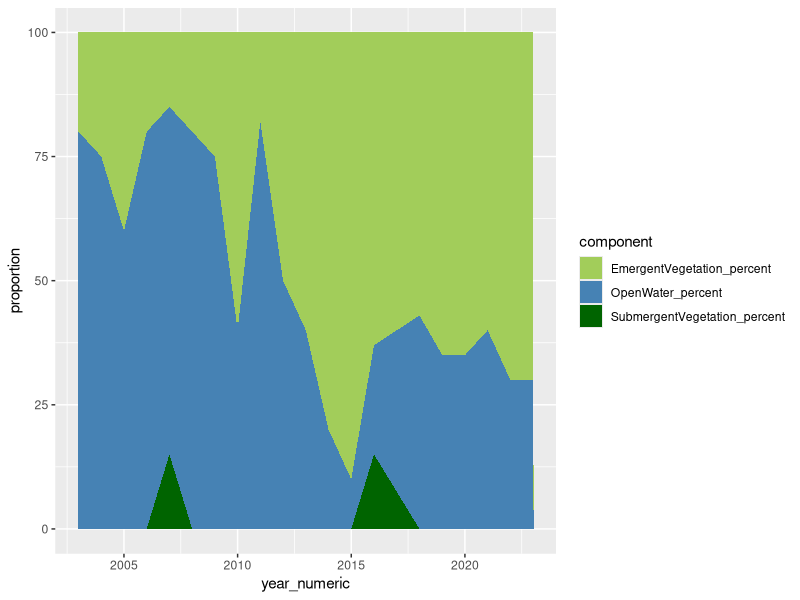
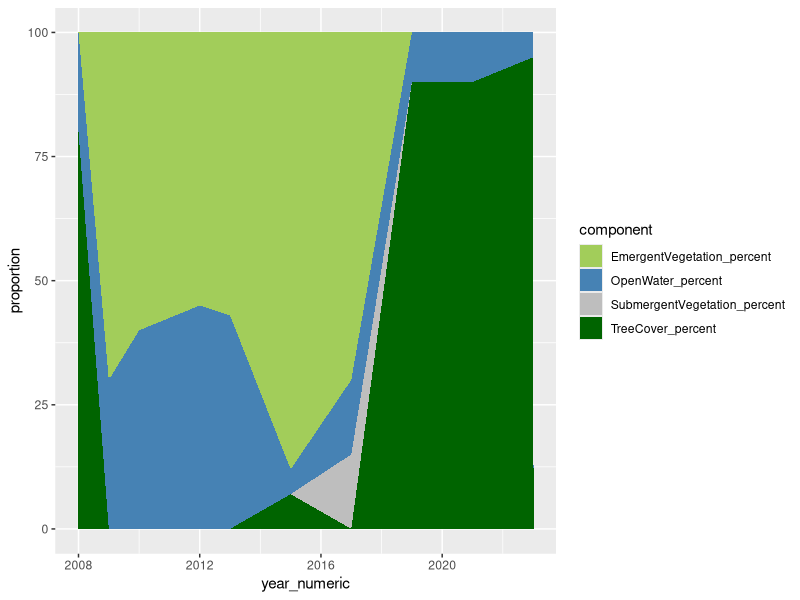
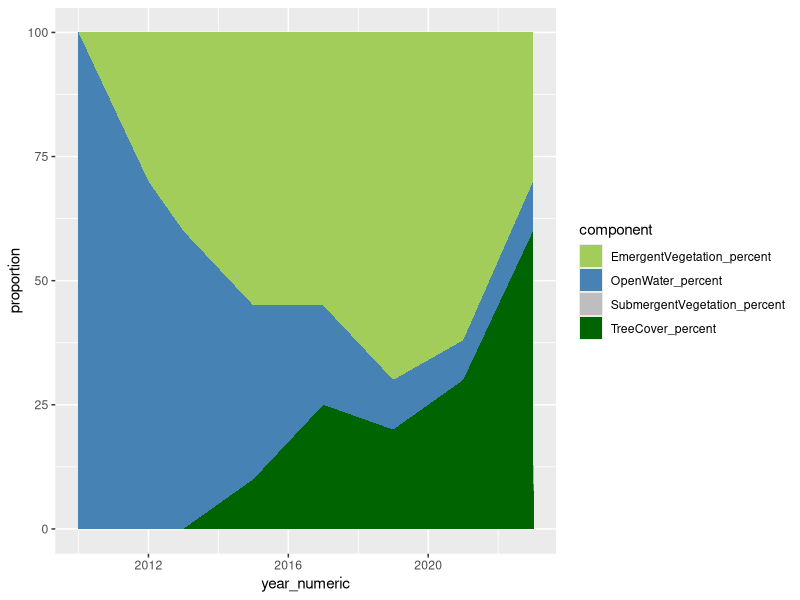
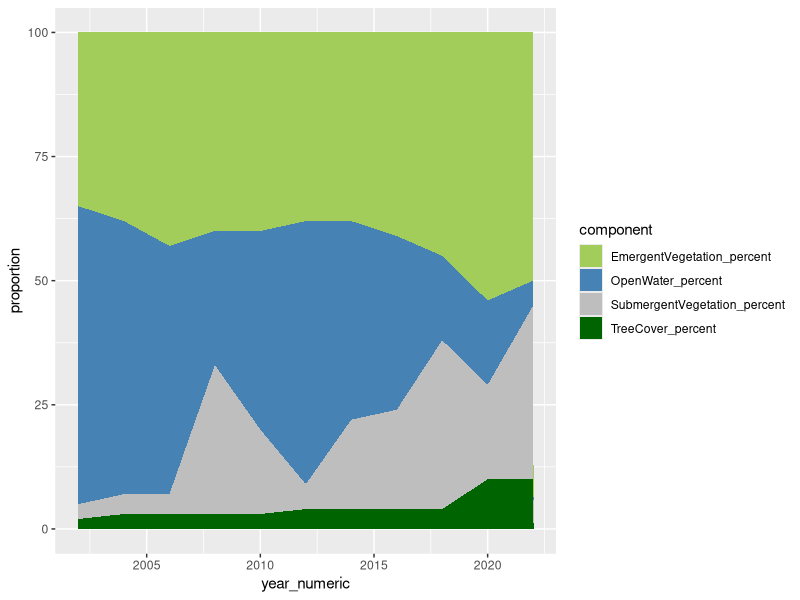
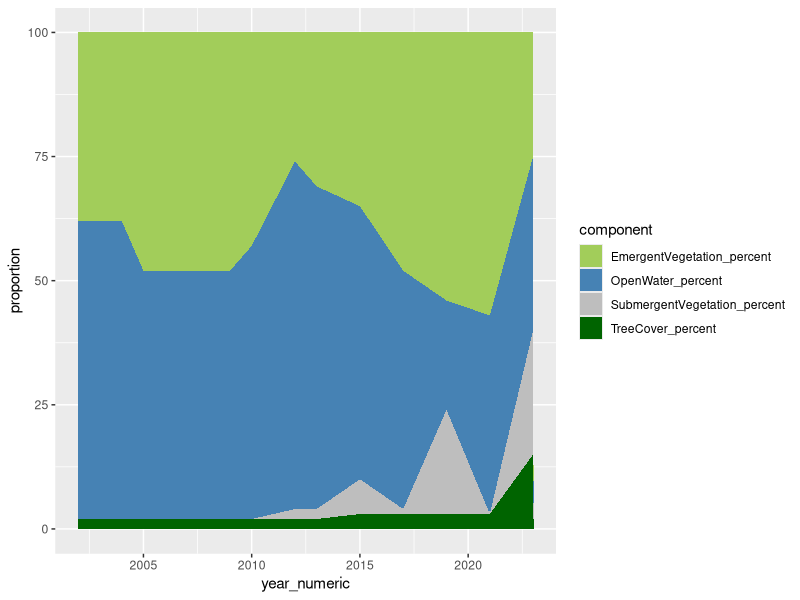
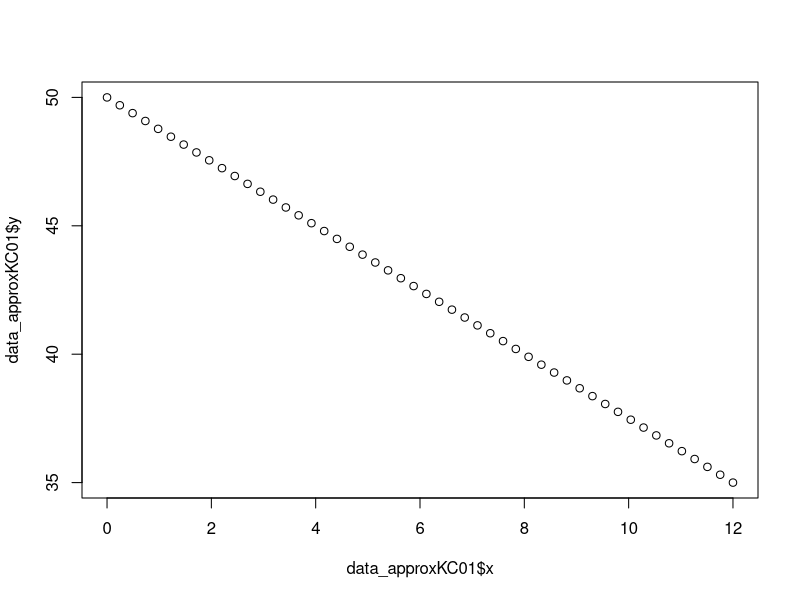
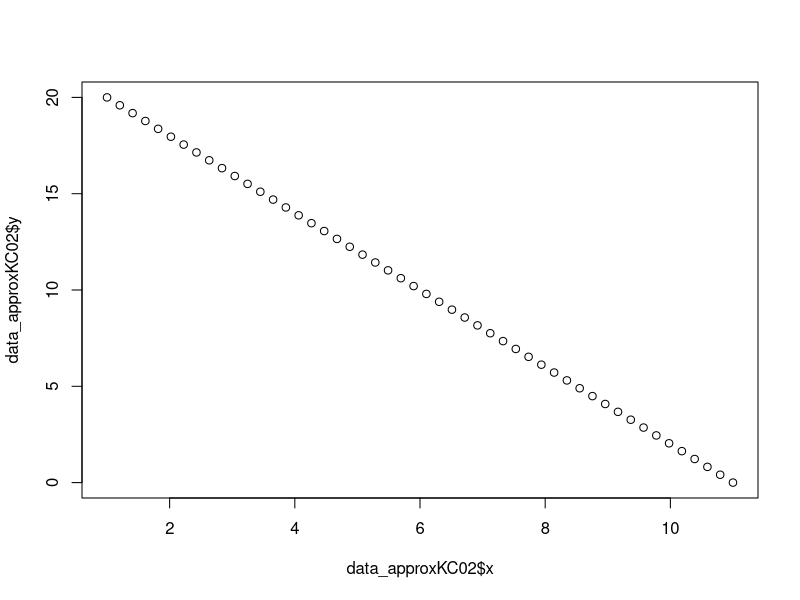
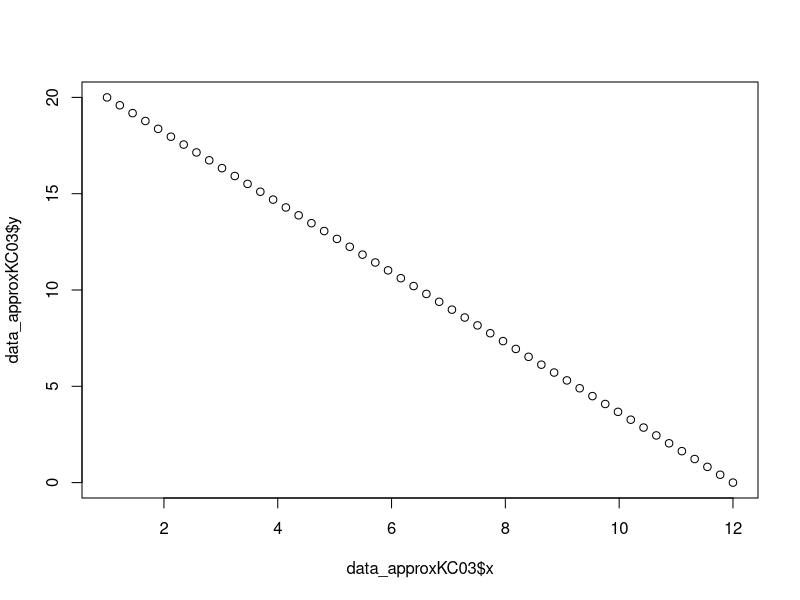

Write the R code that produced these figures, in order.
library(tidyverse)
library(dplyr)
library(here)
library(lubridate)
library(readxl)
library(here)

setwd(here::here("code"))

# read in cover data file, data filtering (not done yet, need to set data types)
cover_data <- read_xlsx(here::here("data", "canopy_cover.xlsx"), sheet = "Data") %>% 
  mutate(GoogleEarthPhotoDate = as.Date(GoogleEarthPhotoDate))

# making columns for whether it's the first or last date (for later filtering)
cover_data <- cover_data %>%
  group_by(LocationID) %>% 
  mutate(first_date = if_else(GoogleEarthPhotoDate == min(GoogleEarthPhotoDate), TRUE, FALSE),
         last_date = if_else(GoogleEarthPhotoDate == max(GoogleEarthPhotoDate), TRUE, FALSE)) %>% 
  ungroup()

# create a filtered cover data table with only first and last dates (to try to see a linear model for all sites)
cover_data_first_and_last <- cover_data %>% 
  filter(first_date | last_date)

# visualization purpose: open water and veg. proportion of the 5 site with continuous data over time.: LS01, RC07, RC10, RL02,TV02
## LS01 
cover_data_LS01 <- cover_data |>
  filter(LocationID == "LS01")
cover_data_LS01$GoogleEarthPhotoDate <- as.Date(cover_data_LS01$GoogleEarthPhotoDate)
cover_data_LS01$year_numeric <- as.numeric(format(cover_data_LS01$GoogleEarthPhotoDate, "%Y"))
cover_data_LS01 <- cover_data_LS01 |>
  select(year_numeric,OpenWater_percent,SubmergentVegetation_percent,EmergentVegetation_percent)
cover_data_LS01_long <- gather(cover_data_LS01, key = "component", value = "proportion", -year_numeric)
ggplot(cover_data_LS01_long,aes(x=year_numeric,y=proportion,fill=component)) + geom_area() + 
  scale_fill_manual(values = c("darkolivegreen3", "steelblue", "darkgreen"))

## RC07
cover_data_RC07 <- cover_data |>
  filter(LocationID == "RC07")
cover_data_RC07$GoogleEarthPhotoDate <- as.Date(cover_data_RC07$GoogleEarthPhotoDate)
cover_data_RC07$year_numeric <- as.numeric(format(cover_data_RC07$GoogleEarthPhotoDate, "%Y"))
cover_data_RC07 <- cover_data_RC07 |>
  select(year_numeric,OpenWater_percent,SubmergentVegetation_percent,EmergentVegetation_percent,TreeCover_percent)
cover_data_RC07_long <- gather(cover_data_RC07, key = "component", value = "proportion", -year_numeric)
ggplot(cover_data_RC07_long,aes(x=year_numeric,y=proportion,fill=component)) + geom_area() + 
  scale_fill_manual(values = c("darkolivegreen3", "steelblue", "grey","darkgreen"))

## RC10
cover_data_RC10 <- cover_data |>
  filter(LocationID == "RC10")
cover_data_RC10$GoogleEarthPhotoDate <- as.Date(cover_data_RC10$GoogleEarthPhotoDate)
cover_data_RC10$year_numeric <- as.numeric(format(cover_data_RC10$GoogleEarthPhotoDate, "%Y"))
cover_data_RC10 <- cover_data_RC10 |>
  select(year_numeric,OpenWater_percent,SubmergentVegetation_percent,EmergentVegetation_percent,TreeCover_percent)
cover_data_RC10_long <- gather(cover_data_RC10, key = "component", value = "proportion", -year_numeric)
ggplot(cover_data_RC10_long,aes(x=year_numeric,y=proportion,fill=component)) + geom_area() + 
  scale_fill_manual(values = c("darkolivegreen3", "steelblue", "grey","darkgreen"))


## RL02
cover_data_RL02 <- cover_data |>
  filter(LocationID == "RL02")
cover_data_RL02$GoogleEarthPhotoDate <- as.Date(cover_data_RL02$GoogleEarthPhotoDate)
cover_data_RL02$year_numeric <- as.numeric(format(cover_data_RL02$GoogleEarthPhotoDate, "%Y"))
cover_data_RL02 <- cover_data_RL02 |>
  select(year_numeric,OpenWater_percent,SubmergentVegetation_percent,EmergentVegetation_percent,TreeCover_percent)
cover_data_RL02_long <- gather(cover_data_RL02, key = "component", value = "proportion", -year_numeric)
ggplot(cover_data_RL02_long,aes(x=year_numeric,y=proportion,fill=component)) + geom_area() + 
  scale_fill_manual(values = c("darkolivegreen3", "steelblue", "grey","darkgreen"))

## TV02
cover_data_TV02 <- cover_data |>
  filter(LocationID == "TV02")
cover_data_TV02$GoogleEarthPhotoDate <- as.Date(cover_data_TV02$GoogleEarthPhotoDate)
cover_data_TV02$year_numeric <- as.numeric(format(cover_data_TV02$GoogleEarthPhotoDate, "%Y"))
cover_data_TV02 <- cover_data_TV02 |>
  select(year_numeric,OpenWater_percent,SubmergentVegetation_percent,EmergentVegetation_percent,TreeCover_percent)
cover_data_TV02_long <- gather(cover_data_TV02, key = "component", value = "proportion", -year_numeric)
ggplot(cover_data_TV02_long,aes(x=year_numeric,y=proportion,fill=component)) + geom_area() + 
  scale_fill_manual(values = c("darkolivegreen3", "steelblue", "grey","darkgreen"))


cover_data$GoogleEarthPhotoDate <- as.Date(cover_data$GoogleEarthPhotoDate)
cover_data$year_numeric <- as.numeric(format(cover_data$GoogleEarthPhotoDate, "%Y"))

# #  linear models for 5 sites
# summary(lm(OpenWater_percent~year_numeric, data = cover_data_LS01))
# plot(lm(OpenWater_percent~year_numeric, data = cover_data_LS01))
# 
# summary(lm(OpenWater_percent~year_numeric, data = cover_data_RC07))
# plot(lm(OpenWater_percent~year_numeric, data = cover_data_RC07))
# 
# summary(lm(OpenWater_percent~year_numeric, data = cover_data_RC10))
# plot(lm(OpenWater_percent~year_numeric, data = cover_data_RC10))  
# 
# summary(lm(OpenWater_percent~year_numeric, data = cover_data_RL02))
# plot(lm(OpenWater_percent~year_numeric, data = cover_data_RL02))

### ~~~ *** LINEAR INTERPOLATION (all sites) *** ~~~ ###
# 1.INITIAL MANUAL CODE (see below for automated process)
KC01x <- c(0, 12)     
KC01y <- c(50, 35)   

## Apply approx function 
data_approxKC01 <- approx(KC01x, KC01y)        
  
## Draw output of approx function 
plot(data_approxKC01$x,                  
     data_approxKC01$y) 

KC02x <- c(1, 11) 
KC02y <- c(20, 0)   

data_approxKC02 <- approx(KC02x, KC02y)
plot(data_approxKC02$x,                  
     data_approxKC02$y) 


KC03x <- c(1, 12) 
KC03y <- c(20, 0)   

data_approxKC03 <- approx(KC03x, KC03y)
plot(data_approxKC03$x,                  
     data_approxKC03$y) 


LS05x <- c(1, 19) 
LS05y <- c(66.67, 0)   

data_approxLS05 <- approx(LS05x, LS05y)
plot(data_approxLS05$x,                  
     data_approxLS05$y) 

RC10x <- c(2010,2023)
RC10y <- c(100,8)
data_approxRC10 <- approx(RC10x,RC10y, n=14)
plot(data_approxRC10$x, data_approxRC10$y)

Df_new <-data.frame(data_approxRC10)
Df_new
## create function for correct number of year length


# 2. AUTOMATING APPROXIMATION & ADDING TO DATA TABLE
# figuring out year range
start_year <- cover_data %>% 
  filter(first_date == T) %>% 
  select(LocationID, year_numeric) %>% 
  rename(first_year_numeric = year_numeric)

last_year <- cover_data %>% 
  filter(last_date == T) %>% 
  select(LocationID, year_numeric) %>% 
  rename(last_year_numeric = year_numeric)

## creating column "range" = difference between first and last years
range_table <- merge(start_year, last_year) %>% 
  mutate(year_range = last_year_numeric - first_year_numeric)

# start and end year cover values
start_cover <- cover_data %>% 
  filter(first_date == T) %>% 
  select(LocationID, OpenWater_percent, year_numeric)

## checking to see if years align
start_year_check <- merge(start_cover, start_year) %>% 
  mutate(same_start_year = year_numeric == first_year_numeric) # all TRUE!

# start and last year cover values
## start
start_cover <- cover_data %>% 
  filter(first_date == T) %>% 
  select(LocationID, OpenWater_percent, year_numeric) %>% 
  rename(start_open_water = OpenWater_percent)

### checking to see if start years align
check_start <- merge(start_cover, start_year) %>% 
  mutate(same_start_year = year_numeric == first_year_numeric) # all TRUE!

## last
last_cover <- cover_data %>% 
  filter(last_date == T) %>% 
  select(LocationID, OpenWater_percent, year_numeric) %>% 
  rename(last_open_water = OpenWater_percent)

### checking to see if last years align
check_last <- merge(last_cover, last_year) %>% 
  mutate(same_last_year = year_numeric == last_year_numeric) # all TRUE!

## merging start & final cover
#TODO: combine start_cover, last_cover, and range_table$year_range
approx_table <- start_cover %>% 
  full_join(last_cover) ## not doing what i want it to! 
 ## goal: table with site, year, percent open water


### ~ WORKING METHOD FOR INTERPOLATIONS ~ ##
## BB try using expand.grid
# create all combinations of year and locationID
d1 <- expand.grid(
  year_numeric = c((min(cover_data$year_numeric)):(max(cover_data$year_numeric))),
  LocationID = c(unique(cover_data$LocationID))
  )

## OPEN WATER
#select columns wanted from cover_data
d2OW <- cover_data %>%
  select(LocationID, year_numeric, OpenWater_percent)

#join using unique combinations of locationID and year
d3OW <- as_tibble(left_join(d1, d2OW, by = c('LocationID'='LocationID', 'year_numeric'='year_numeric')))

library(zoo) #for na.approx function
d4OW <- d3OW %>%
  group_by(LocationID) %>%
  mutate(OpenWater_percent = na.approx(OpenWater_percent, na.rm=FALSE)) %>%  #interpolate NA by LocationID
  group_by(LocationID) %>%
  fill(OpenWater_percent, .direction = "downup") %>%                         #fill in leading and trailing NAs
  ungroup() %>%
  filter(year_numeric > 2009) %>%                                                 #remove pre 2010 data
  rename(interpolated_openwater=OpenWater_percent)

#check data
ggplot(d4OW, aes(year_numeric, interpolated_openwater)) +
  geom_point() +
  geom_line() +
  facet_wrap(.~LocationID)


## EMERGENT VEGETATION
#select columns wanted from cover_data
d2EV <- cover_data %>% 
  select(LocationID, year_numeric, EmergentVegetation_percent)

#join using unique combinations of locationID and year
d3EV <- as_tibble(left_join(d1, d2EV, by=c('LocationID'='LocationID', 'year_numeric'='year_numeric')))

# following BB process from above: interpolating & filling in NAs
d4EV <- d3EV %>% 
  group_by(LocationID) %>% 
  mutate(EmergentVegetation_percent = na.approx(EmergentVegetation_percent, na.rm=FALSE)) %>% 
  group_by(LocationID) %>% 
  fill(EmergentVegetation_percent, .direction="downup") %>% 
  ungroup() %>% 
  filter(year_numeric > 2009) %>% 
  rename(interpolated_emerg = EmergentVegetation_percent)

# check data
ggplot(d4EV, aes(year_numeric, interpolated_emerg)) +
  geom_point() +
  geom_line() +
  facet_wrap(.~LocationID)


# SUBMERGENT VEGETATION
# select columns from cover_data
d2SV <- cover_data %>% 
  select(LocationID, year_numeric, SubmergentVegetation_percent)

# join using unique combinations of LocationID and year
d3SV <- as_tibble(left_join(d1, d2SV, by=c('LocationID'='LocationID', 'year_numeric'='year_numeric')))

## BB process from above: interpolating & filling in NAs
d4SV <- d3SV %>% 
  group_by(LocationID) %>% 
  mutate(SubmergentVegetation_percent = na.approx(SubmergentVegetation_percent, na.rm = FALSE)) %>% 
  group_by(LocationID) %>% 
  fill(SubmergentVegetation_percent, .direction = 'downup') %>% 
  ungroup() %>% 
  filter(year_numeric >2009) %>% 
  rename(interpolated_sub = SubmergentVegetation_percent)

# check data
ggplot(d4SV, aes(year_numeric, interpolated_sub)) +
  geom_point() +
  geom_line() +
  facet_wrap(.~LocationID)


# CANOPY (TREE) COVER
## canopy cover boolean
canopy_boolean <- cover_data %>% 
  mutate(canopy = if_else(TreeCover_percent > 0, TRUE, FALSE)) %>% 
  group_by(LocationID, canopy) %>% 
  summarize() %>% 
  arrange(LocationID, desc(canopy)) %>% 
  distinct(LocationID, .keep_all = TRUE)

## canopy cover linear interpolation
# select columns from cover_data
d2CC <- cover_data %>% 
  select(LocationID, year_numeric, TreeCover_percent)

# join using unique combinations of LocationID and year
d3CC <- as_tibble(left_join(d1, d2CC, by=c('LocationID'='LocationID', 'year_numeric'='year_numeric')))

## BB process from above: interpolating & filling in NAs
d4CC <- d3CC %>% 
  group_by(LocationID) %>% 
  mutate(TreeCover_percent = na.approx(TreeCover_percent, na.rm = FALSE)) %>% 
  group_by(LocationID) %>% 
  fill(TreeCover_percent, .direction='downup') %>% 
  ungroup() %>% 
  filter(year_numeric > 2009) %>% 
  rename(interpolated_canopy = TreeCover_percent)

# check data
ggplot(d4CC, aes(year_numeric, interpolated_canopy)) +
  geom_point() +
  geom_line() +
  facet_wrap(.~LocationID)



## COMBINING ALL  COVER DATA
cover_estimates <- d4EV %>% 
  merge(d4OW) %>% # open water
  merge(canopy_boolean) %>% # canopy cover (boolean)
  merge(d4SV) %>%  # submergent veg
  merge(d4CC) # canopy cover (data)

# converting into csv
write_csv(cover_estimates, here::here("data", "cover_estimates.csv"))

# combined plot
cover_colors <- c('interpolated_openwater'='navy', 'interpolated_emerg'="#00a2ad", 'interpolated_submerg'= '#65a300', 'interpolated_canopy'='#b86500')

cover_estimate_plot <- ggplot(cover_estimates, aes(x=year_numeric)) +
  geom_line(aes(y=interpolated_openwater), color="navy")+
  geom_line(aes(y=interpolated_emerg), color="#00a2ad") +
  geom_line(aes(y=interpolated_sub), color='#65a300')+
  geom_line(aes(y=interpolated_canopy), color='#b86500')+
  facet_wrap(.~LocationID)+
  labs(y="Percent Cover",
     x= "Year",
     color = "Legend") 
  # + scale_color_manual(labels = c("Open Water", "Emergent", "Submergent", 'Canopy'), 
  #                    values = c("navy", "#00a2ad", "#65a300", "#b86500"))

#TODO: add legend to this plot

cover_estimate_plot
